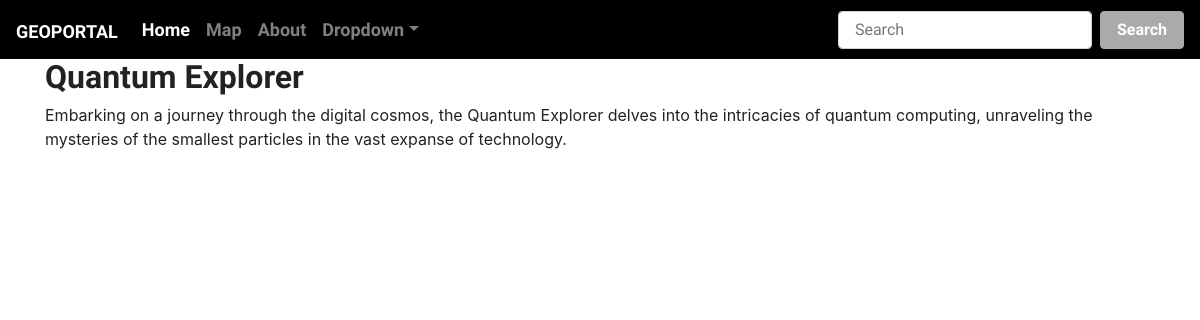
/articles/1/, run on the app's committed database.
### MyGIS/models.py (models this page shows, shortened)
class Articles(models.Model):
    title = models.CharField(max_length=200)
    text = models.TextField()
    user = models.ForeignKey(User, on_delete=models.DO_NOTHING)

### MyGIS/views.py (the view)
# urls.py: re_path(r'^articles/(?P<article_id>[0-9]+)/$', views.show_articles, name='article'),
def show_articles(request, article_id):
    article = get_object_or_404(Articles, id=article_id)
    return render(request, 'MyGIS/article.html', {'article': article})

### MyGIS/templates/MyGIS/article.html (shortened to what this page needs)
{% extends 'MyGIS/base.html' %}
{% block content %}
    <h2> {{ article.title}}</h2>
    <p>{{ article.text | safe }}</p>
{% endblock %}

### data on the page
Articles: title "Quantum Explorer", text "Embarking on a journey through the digital cosmos, the Quantum Explorer delves into the intricacies of quantum computing, unraveling the mysteries of the smallest particles in the vast expanse of technology."
